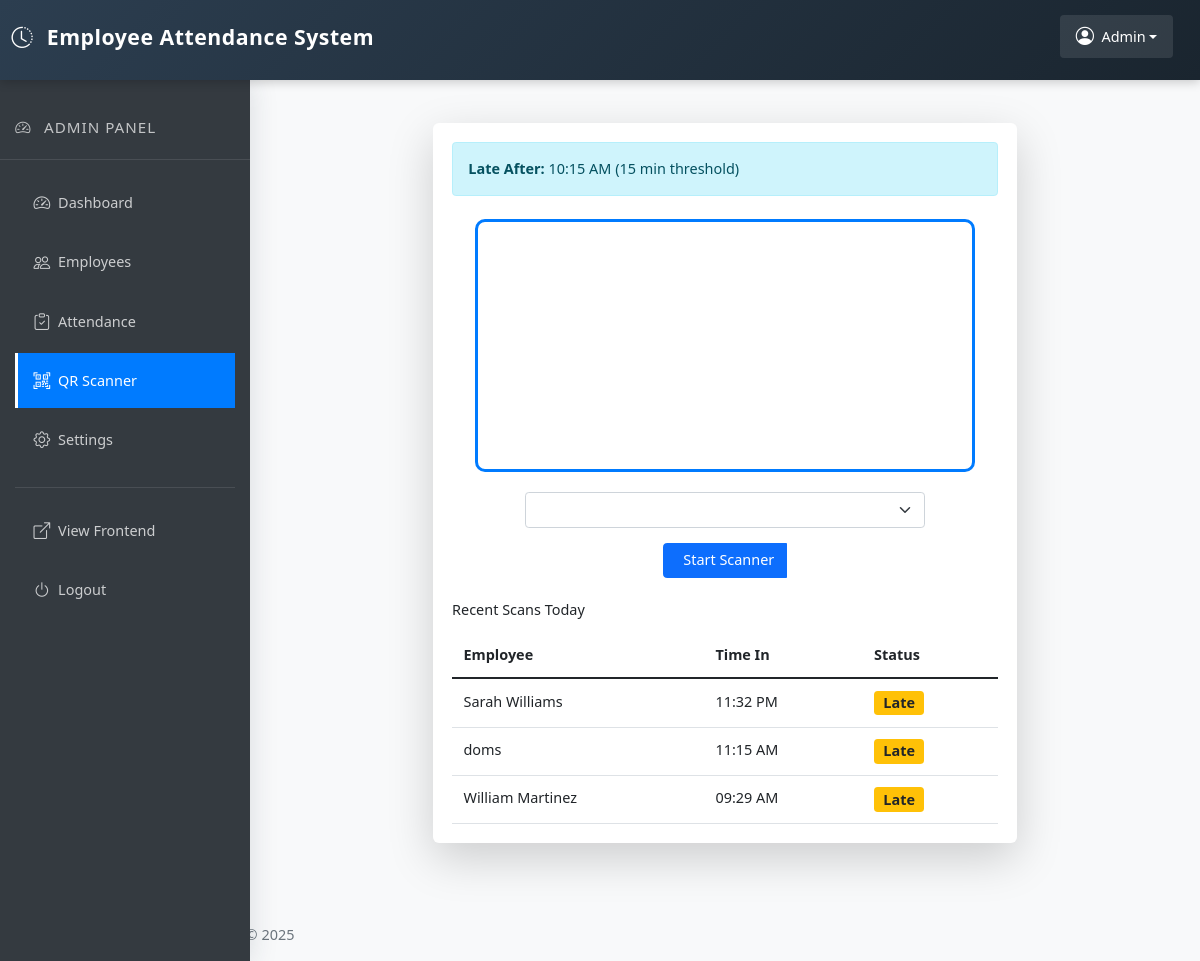
Screenshot of /views/admin/scan.php (signed in) with the database file from the repository.
### tables this page shows
CREATE TABLE `settings` (
  `id` int(11) NOT NULL,
  `time_in` time NOT NULL,
  `threshold_minute` int(11) NOT NULL,
  `time_out` time NOT NULL,
  `qr_pin` varchar(255) NOT NULL,
  `qr_active` tinyint(1) NOT NULL
);

CREATE TABLE `time_log` (
  `id` int(11) NOT NULL,
  `employee_id` int(11) NOT NULL,
  `time_in` datetime DEFAULT NULL,
  `time_out` datetime DEFAULT NULL,
  `status` enum('present','late','absent') DEFAULT 'absent'
);

CREATE TABLE `users` (
  `id` int(11) NOT NULL,
  `username` varchar(50) NOT NULL,
  `password` varchar(255) NOT NULL,
  `email` varchar(100) NOT NULL,
  `code` varchar(255) NOT NULL,
  `created_at` timestamp NOT NULL DEFAULT current_timestamp()
);

### views/admin/scan.php (the view, shortened to what this page needs)
<?php
require_once '../../includes/admin/header.php';
require_once '../../includes/admin/sidebar.php';
require_once '../../db/connect.php';
$today = date('Y-m-d');
$recent_scans_query = "SELECT tl.*, u.username
                      FROM time_log tl
                      JOIN users u ON tl.employee_id = u.id
                      WHERE DATE(tl.time_in) = ?
                      ORDER BY tl.time_in DESC
                      LIMIT 10";
$stmt = $conn->prepare($recent_scans_query);
$stmt->bind_param("s", $today);
$stmt->execute();
$recent_scans = $stmt->get_result();
$settings_query = "SELECT time_in, threshold_minute FROM settings WHERE id = 1";
$settings_result = $conn->query($settings_query);
$settings = $settings_result->fetch_assoc();
$late_time = date('h:i A', strtotime($settings['time_in']) + ($settings['threshold_minute'] * 60));
?>
<div class="main-content">
    <div class="container-fluid py-4">
        <div class="row">
            <div class="col-lg-8 mx-auto">
                <div class="card shadow-lg border-0">
                    <div class="card-body">
                        <div class="alert alert-info mb-4">
                            <p class="mb-0">
                                <strong>Late After:</strong> <?php echo $late_time; ?>
                                (<?php echo $settings['threshold_minute']; ?> min threshold)
                            </p>
                        </div>
                        <div class="row">
                            <div class="col-md-12 text-center">
                                <video id="preview" style="width:100%;max-width:500px;border:3px solid #007bff;border-radius:10px;"></video>
                                <div class="mt-3">
                                    <select id="cameraSelect" class="form-select mb-3" style="max-width:400px;margin:0 auto;"></select>
                                    <div class="btn-group">
                                        <button class="btn btn-primary" id="startButton">
                                            <i class="fas fa-play me-2"></i>Start Scanner
                                        </button>
                                    </div>
                                </div>
                            </div>
                        </div>
                        <div class="mt-4">
                            <h4 class="mb-3">Recent Scans Today</h4>
                            <div class="table-responsive">
                                <table class="table table-hover">
                                    <thead>
                                        <tr>
                                            <th>Employee</th>
                                            <th>Time In</th>
                                            <th>Status</th>
                                        </tr>
                                    </thead>
                                    <tbody id="recent-scans-list">
                                        <?php if ($recent_scans->num_rows > 0): ?>
                                            <?php while ($scan = $recent_scans->fetch_assoc()): ?>
                                                <tr>
                                                    <td><?php echo htmlspecialchars($scan['username']); ?></td>
                                                    <td><?php echo date('h:i A', strtotime($scan['time_in'])); ?></td>
                                                    <td>
                                                        <?php if ($scan['status'] === 'present'): ?>
                                                            <span class="badge bg-success">Present</span>
                                                        <?php else: ?>
                                                            <span class="badge bg-warning text-dark">Late</span>
                                                        <?php endif; ?>
                                                    </td>
                                                </tr>
                                            <?php endwhile; ?>
                                        <?php else: ?>
                                            <tr>
                                                <td colspan="3" class="text-center">No scans recorded today</td>
                                            </tr>
                                        <?php endif; ?>
                                    </tbody>
                                </table>
                            </div>
                        </div>
                    </div>
                </div>
            </div>
        </div>
    </div>
</div>
<?php require_once '../../includes/admin/footer.php'; ?>

### includes/admin/header.php (style rules this page uses)
html, body { padding: 0; margin: 0; height: 100%; overflow-x: hidden; background-color: #f8f9fa; font-size: 0.95rem !important; }
.main-content { margin-top: 80px; margin-left: 250px; padding: 20px; min-height: calc(100vh - 80px); transition: margin-left 0.3s; position: relative; background-color: #f8f9fa; z-index: 5; font-size: 0.95rem !important; }
.main-content h2, .main-content h3, .main-content h4, .main-content h5, .main-content h6 { margin-bottom: 1rem; }
.main-content .card { margin-bottom: 1.5rem; }
.main-content .table th, .main-content .table td { padding: 0.75rem; font-size: 0.95rem !important; }
.main-content .btn { font-size: 0.95rem !important; }
.card-body { padding: 1.25rem; }
.table { margin-bottom: 0; font-size: 0.95rem !important; }
.card { box-shadow: 0 4px 6px rgba(0,0,0,0.1); border: none; margin-bottom: 20px; border-radius: 6px; }

### includes/admin/sidebar.php (style rules this page uses)
.sidebar, .main-content { font-size: 0.95rem !important; }

### rows the page displays
settings: late_time "10:15 AM", threshold_minute "15"
time_log: employee.username "Sarah Williams", time_in "11:32 PM", status "Late"
time_log: employee.username "doms", time_in "11:15 AM", status "Late"
time_log: employee.username "William Martinez", time_in "09:29 AM", status "Late"
